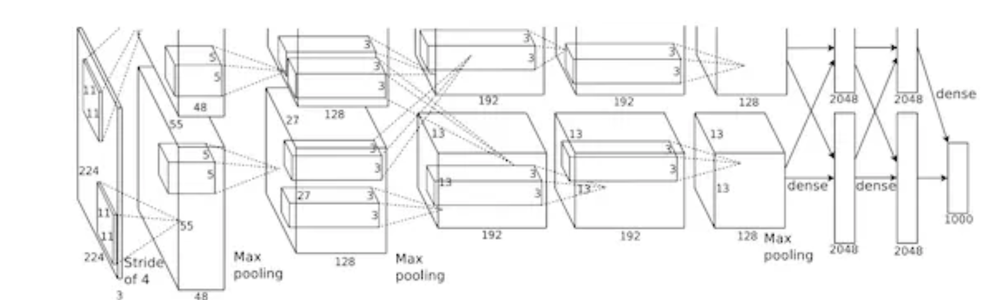
#> input picture image-1.png, 1000 x 300 px, shrunk from 2414 x 724 before the run
$ python script_imagenes_parametros.py ../image-1.png out.png
#> lines starting #> are read from the running program, lines starting #| are printed output that depends on the picture
# image_rotator.py

from PIL import Image
import argparse # importa el módulo argparse

# inicializa el analizador sintáctico
parser = argparse.ArgumentParser()

# agrega argumentos con sus nombres correspondientes
parser.add_argument('input_file')      # primer argumento: archivo de entrada
parser.add_argument('output_file')     # segundo argumento: archivo de salida
# observa que a continuación usamos opciones y el valor predeterminado para esta opción
parser.add_argument('--angle', '-a', type=int, default=90) # tercer argumento: ángulo
parser.add_argument('-i', '--info', action='store_true')

# analiza los argumentos
args = parser.parse_args() #almacena todos los argumentos analizados como atributos

# carga una imagen del argumento input_file
im = Image.open(args.input_file)
#> im is the input picture: PIL image 1000x300 RGBA; mean R, G, B, A 244.1, 244.1, 244.1, 255

# muestra el tamaño de la imagen
print(im.size)
#| (1000, 300)

# gira la imagen en un ángulo proporcionado como argumento
rotated = im.rotate(args.angle, expand=True)
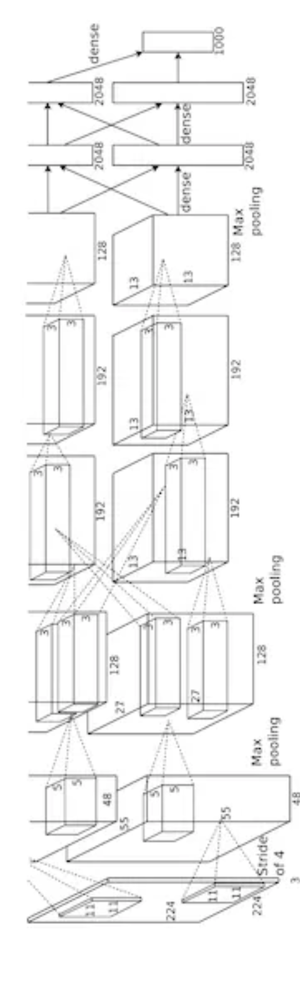
#> rotated: PIL image 300x1000 RGBA; mean R, G, B, A 244.1, 244.1, 244.1, 255

# guarda la imagen girada usando la ruta de salida de un argumento output_file
rotated.save(args.output_file)

# muestra el tamaño de la imagen rotada
print(rotated.size)
#| (300, 1000)

$ run again, on image-3.png
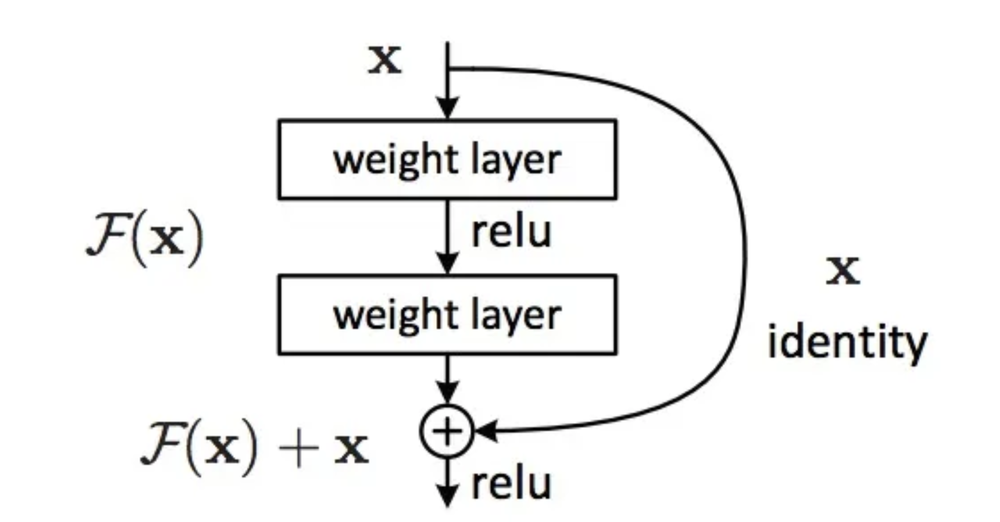
#> input picture image-3.png, 1000 x 522 px, shrunk from 2239 x 1168 before the run
#> im is the input picture: PIL image 1000x522 RGBA; mean R, G, B, A 242.3, 242.3, 242.2, 255
#| (1000, 522)
#> `rotated = im.rotate(args.angle, expand=True)`:
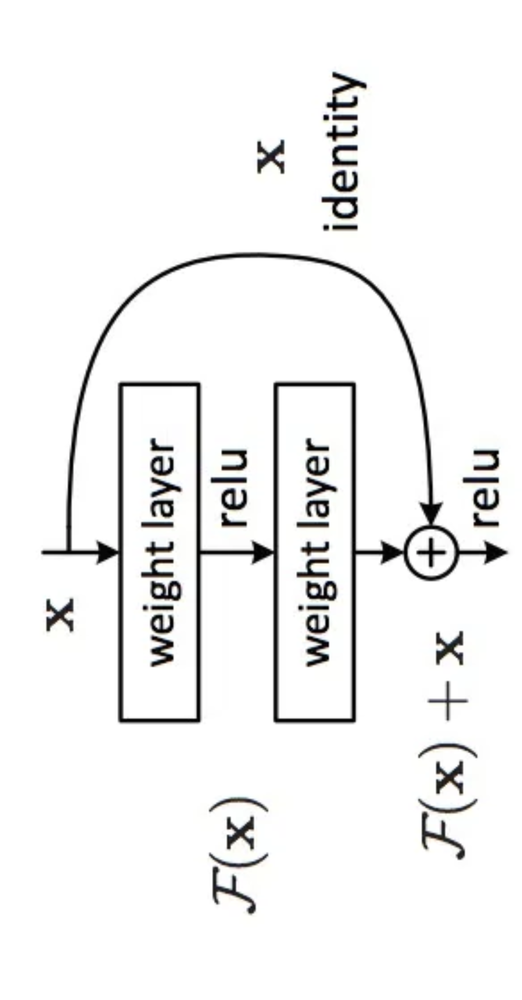
#> rotated: PIL image 522x1000 RGBA; mean R, G, B, A 242.3, 242.3, 242.2, 255
#| (522, 1000)

$ run again, on image-4.png
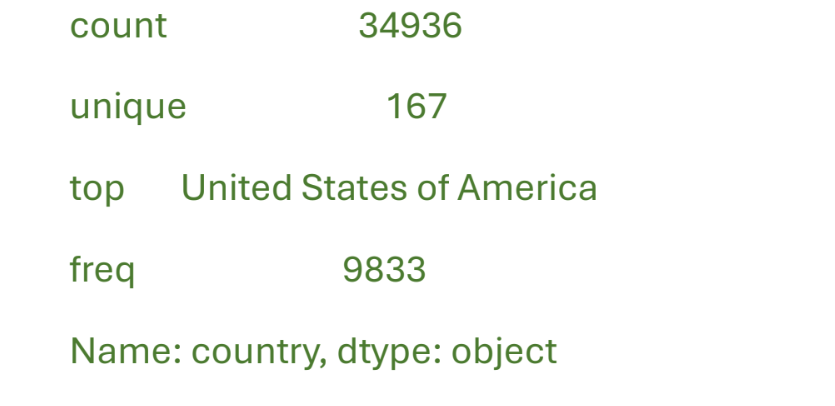
#> input picture image-4.png, 835 x 406 px
#> im is the input picture: PIL image 835x406 RGBA; mean R, G, B, A 249.1, 250.6, 248.2, 255
#| (835, 406)
#> `rotated = im.rotate(args.angle, expand=True)`:
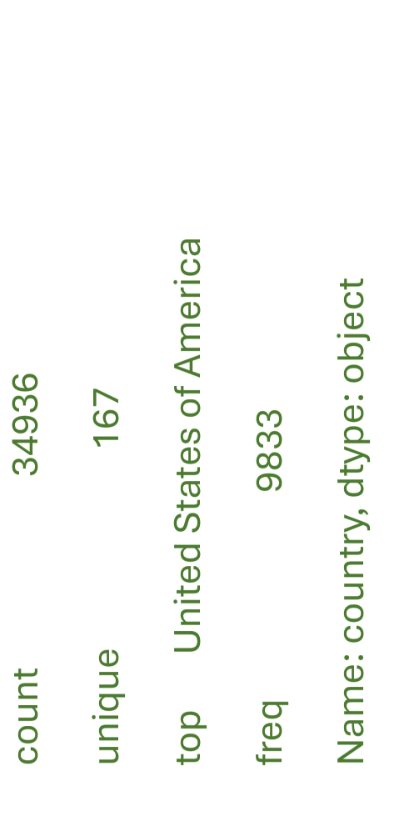
#> rotated: PIL image 406x835 RGBA; mean R, G, B, A 249.1, 250.6, 248.2, 255
#| (406, 835)

$ run again, on image.png
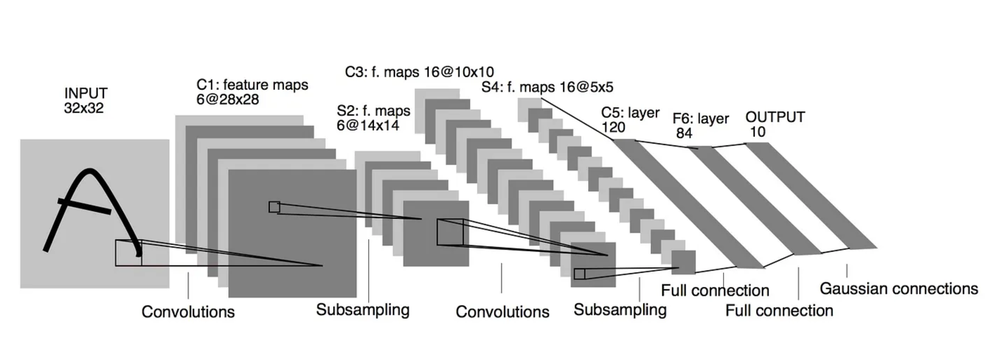
#> input picture image.png, 1000 x 352 px, shrunk from 2702 x 951 before the run
#> im is the input picture: PIL image 1000x352 RGBA; mean R, G, B, A 223, 223, 223, 255
#| (1000, 352)
#> `rotated = im.rotate(args.angle, expand=True)`:
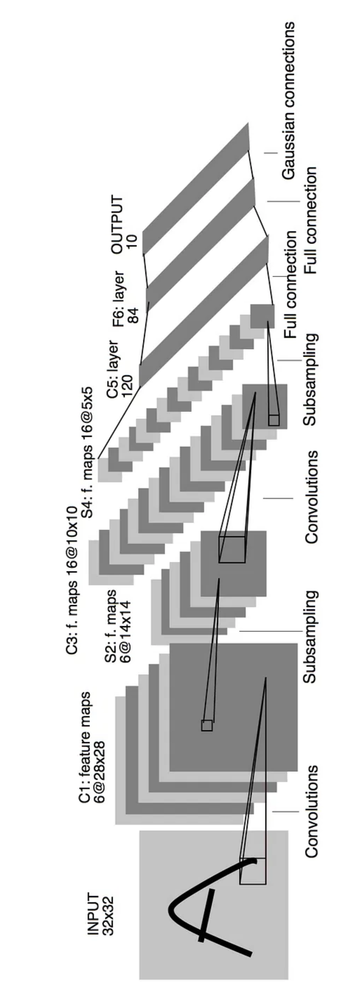
#> rotated: PIL image 352x1000 RGBA; mean R, G, B, A 223, 223, 223, 255
#| (352, 1000)
